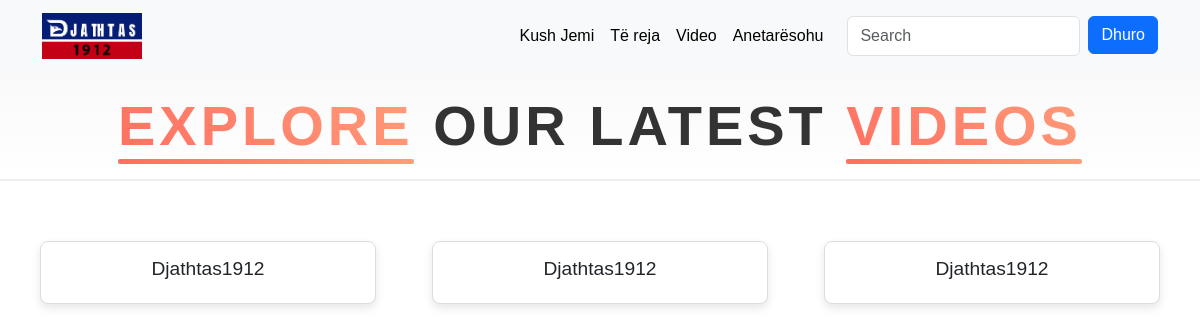
The page /video/ on the database its author committed.
### djathtasApp/models.py (models this page shows, shortened)
class Video(models.Model):
    name = models.CharField(max_length=50)
    url = EmbedVideoField( blank=True,null=True)
    published_at = models.DateTimeField(default=timezone.now)
    class Meta:
        ordering = ['-published_at']

### djathtasApp/views.py (the view)
# urls.py: path("video/",views.video,name="video"),
def video(request):
    video_upload = Video.objects.all()
    context = {"video_upload": video_upload}
    return render(request, "video.html", context)

### djathtasApp/templates/video.html (shortened to what this page needs)
<!DOCTYPE html>
{% extends "base/index.html" %}
{% load static %}
{% load embed_video_tags %}
{% block content %}
<div class="title-section">
    <h1 class="page-title">
        <span class="text-highlight">Explore</span> Our Latest <span class="text-highlight">Videos</span>
    </h1>
</div>
<div class="video-section">
    <div class="video-container">
        {% for video in video_upload %}
            <div class="video-card">
                <h3>{{ video.name }}</h3>
            </div>
        {% endfor %}
    </div>
</div>
{% endblock %}

### djathtasApp/static/css/style.css (style rules this page uses)
* { margin: 0; padding: 0; box-sizing: border-box; font-family: Arial, sans-serif; }
.title-section { text-align: center; margin-bottom: 40px; padding: 20px; background: linear-gradient(to bottom, #f9f9f9, #fff); border-bottom: 2px solid #eee; animation: fadeInTitle 2s ease-out; }
.page-title { font-size: 3.5em; font-weight: 700; margin: 0; text-transform: uppercase; position: relative; display: inline-block; letter-spacing: 4px; color: #333; }
.page-title .text-highlight { display: inline-block; background: linear-gradient(45deg, #ff6f61, #ff856d, #ff9d79); background-clip: text; -webkit-background-clip: text; -moz-background-clip: text; -o-background-clip: text; -ms-background-clip: text; -webkit-text-fill-color: transparent; color: transparent; animation: colorShift 4s ease infinite; position: relative; }
.page-title .text-highlight::after { content: ''; position: absolute; left: 0; bottom: -5px; width: 100%; height: 5px; background: linear-gradient(90deg, #ff6f61, #ff856d, #ff9d79); border-radius: 2px; animation: underlineSlide 3s ease-in-out infinite; }
.video-section { margin: 20px; padding: 20px; }
.video-container { display: flex; flex-wrap: wrap; justify-content: space-between; gap: 20px; }
.video-card { background-color: #fff; border: 1px solid #ddd; border-radius: 8px; overflow: hidden; width: 30%; box-shadow: 0 4px 10px rgba(0, 0, 0, 0.1); transition: transform 0.3s ease, box-shadow 0.3s ease; }
.video-card h3 { padding: 15px; font-size: 1.2em; text-align: center; }

### rows shown on the page
Video: name "Djathtas1912"
Video: name "Djathtas1912"
Video: name "Djathtas1912"
